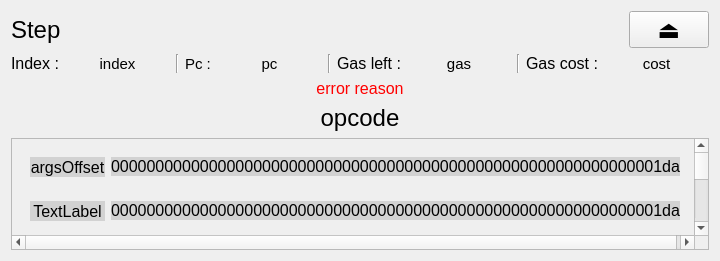
<?xml version="1.0" encoding="UTF-8"?>
<ui version="4.0">
 <class>Step</class>
 <widget class="QWidget" name="Step">
  <property name="geometry">
   <rect>
    <x>0</x>
    <y>0</y>
    <width>720</width>
    <height>261</height>
   </rect>
  </property>
  <property name="sizePolicy">
   <sizepolicy hsizetype="Minimum" vsizetype="Fixed">
    <horstretch>0</horstretch>
    <verstretch>0</verstretch>
   </sizepolicy>
  </property>
  <property name="font">
   <font>
    <pointsize>11</pointsize>
   </font>
  </property>
  <property name="windowTitle">
   <string>Form</string>
  </property>
  <layout class="QVBoxLayout" name="verticalLayout">
   <item>
    <layout class="QHBoxLayout" name="horizontalLayout_title">
     <item>
      <widget class="QLabel" name="label_title">
       <property name="font">
        <font>
         <pointsize>18</pointsize>
        </font>
       </property>
       <property name="text">
        <string>Step</string>
       </property>
      </widget>
     </item>
     <item>
      <spacer name="horizontalSpacer_title">
       <property name="orientation">
        <enum>Qt::Horizontal</enum>
       </property>
       <property name="sizeHint" stdset="0">
        <size>
         <width>40</width>
         <height>20</height>
        </size>
       </property>
      </spacer>
     </item>
     <item>
      <widget class="QPushButton" name="pushButton_dock">
       <property name="font">
        <font>
         <pointsize>18</pointsize>
        </font>
       </property>
       <property name="text">
        <string>⏏</string>
       </property>
      </widget>
     </item>
    </layout>
   </item>
   <item>
    <layout class="QHBoxLayout" name="horizontalLayout_properties">
     <item>
      <widget class="QLabel" name="label_indexTitle">
       <property name="sizePolicy">
        <sizepolicy hsizetype="Maximum" vsizetype="Preferred">
         <horstretch>0</horstretch>
         <verstretch>0</verstretch>
        </sizepolicy>
       </property>
       <property name="font">
        <font>
         <pointsize>12</pointsize>
        </font>
       </property>
       <property name="text">
        <string>Index :</string>
       </property>
      </widget>
     </item>
     <item>
      <widget class="QLabel" name="label_indexValue">
       <property name="text">
        <string>index</string>
       </property>
       <property name="alignment">
        <set>Qt::AlignCenter</set>
       </property>
      </widget>
     </item>
     <item>
      <widget class="Line" name="line_left">
       <property name="orientation">
        <enum>Qt::Vertical</enum>
       </property>
      </widget>
     </item>
     <item>
      <widget class="QLabel" name="label_pcTitle">
       <property name="sizePolicy">
        <sizepolicy hsizetype="Maximum" vsizetype="Preferred">
         <horstretch>0</horstretch>
         <verstretch>0</verstretch>
        </sizepolicy>
       </property>
       <property name="text">
        <string>Pc :</string>
       </property>
      </widget>
     </item>
     <item>
      <widget class="QLabel" name="label_pcValue">
       <property name="text">
        <string>pc</string>
       </property>
       <property name="alignment">
        <set>Qt::AlignCenter</set>
       </property>
      </widget>
     </item>
     <item>
      <widget class="Line" name="line_middle">
       <property name="orientation">
        <enum>Qt::Vertical</enum>
       </property>
      </widget>
     </item>
     <item>
      <widget class="QLabel" name="label_gasTitle">
       <property name="sizePolicy">
        <sizepolicy hsizetype="Maximum" vsizetype="Preferred">
         <horstretch>0</horstretch>
         <verstretch>0</verstretch>
        </sizepolicy>
       </property>
       <property name="font">
        <font>
         <pointsize>12</pointsize>
        </font>
       </property>
       <property name="text">
        <string>Gas left :</string>
       </property>
      </widget>
     </item>
     <item>
      <widget class="QLabel" name="label_gasValue">
       <property name="text">
        <string>gas</string>
       </property>
       <property name="alignment">
        <set>Qt::AlignCenter</set>
       </property>
      </widget>
     </item>
     <item>
      <widget class="Line" name="line_right">
       <property name="orientation">
        <enum>Qt::Vertical</enum>
       </property>
      </widget>
     </item>
     <item>
      <widget class="QLabel" name="label_gasCostTitle">
       <property name="sizePolicy">
        <sizepolicy hsizetype="Maximum" vsizetype="Preferred">
         <horstretch>0</horstretch>
         <verstretch>0</verstretch>
        </sizepolicy>
       </property>
       <property name="font">
        <font>
         <pointsize>12</pointsize>
        </font>
       </property>
       <property name="text">
        <string>Gas cost :</string>
       </property>
      </widget>
     </item>
     <item>
      <widget class="QLabel" name="label_gasCostValue">
       <property name="text">
        <string>cost</string>
       </property>
       <property name="alignment">
        <set>Qt::AlignCenter</set>
       </property>
      </widget>
     </item>
    </layout>
   </item>
   <item>
    <widget class="QLabel" name="label_error">
     <property name="font">
      <font>
       <pointsize>12</pointsize>
      </font>
     </property>
     <property name="styleSheet">
      <string notr="true">color: rgb(255, 0, 0);</string>
     </property>
     <property name="text">
      <string>error reason</string>
     </property>
     <property name="alignment">
      <set>Qt::AlignCenter</set>
     </property>
    </widget>
   </item>
   <item>
    <widget class="QLabel" name="label_opcode">
     <property name="font">
      <font>
       <pointsize>18</pointsize>
      </font>
     </property>
     <property name="text">
      <string>opcode</string>
     </property>
     <property name="alignment">
      <set>Qt::AlignCenter</set>
     </property>
    </widget>
   </item>
   <item>
    <layout class="QHBoxLayout" name="horizontalLayout_opcode">
     <item>
      <widget class="QScrollArea" name="scrollArea_params">
       <property name="widgetResizable">
        <bool>true</bool>
       </property>
       <widget class="QWidget" name="paramsArea">
        <property name="geometry">
         <rect>
          <x>0</x>
          <y>0</y>
          <width>698</width>
          <height>327</height>
         </rect>
        </property>
        <layout class="QVBoxLayout" name="verticalLayout_2">
         <item>
          <widget class="QWidget" name="widget_param1" native="true">
           <layout class="QHBoxLayout" name="param1">
            <item>
             <widget class="QLabel" name="label_param1Name">
              <property name="sizePolicy">
               <sizepolicy hsizetype="Fixed" vsizetype="Preferred">
                <horstretch>0</horstretch>
                <verstretch>0</verstretch>
               </sizepolicy>
              </property>
              <property name="minimumSize">
               <size>
                <width>75</width>
                <height>0</height>
               </size>
              </property>
              <property name="maximumSize">
               <size>
                <width>75</width>
                <height>16777215</height>
               </size>
              </property>
              <property name="font">
               <font>
                <pointsize>12</pointsize>
               </font>
              </property>
              <property name="autoFillBackground">
               <bool>false</bool>
              </property>
              <property name="styleSheet">
               <string notr="true">background-color: rgb(210, 210, 210);
color: rgb(0, 0, 0);</string>
              </property>
              <property name="text">
               <string>argsOffset</string>
              </property>
              <property name="scaledContents">
               <bool>false</bool>
              </property>
              <property name="alignment">
               <set>Qt::AlignCenter</set>
              </property>
             </widget>
            </item>
            <item>
             <spacer name="horizontalSpacer_param1">
              <property name="orientation">
               <enum>Qt::Horizontal</enum>
              </property>
              <property name="sizeType">
               <enum>QSizePolicy::Ignored</enum>
              </property>
              <property name="sizeHint" stdset="0">
               <size>
                <width>40</width>
                <height>20</height>
               </size>
              </property>
             </spacer>
            </item>
            <item>
             <widget class="QLabel" name="label_param1Value">
              <property name="sizePolicy">
               <sizepolicy hsizetype="Fixed" vsizetype="Fixed">
                <horstretch>0</horstretch>
                <verstretch>0</verstretch>
               </sizepolicy>
              </property>
              <property name="font">
               <font>
                <pointsize>12</pointsize>
               </font>
              </property>
              <property name="styleSheet">
               <string notr="true">background-color: rgb(210, 210, 210);
color: rgb(0, 0, 0);</string>
              </property>
              <property name="text">
               <string>00000000000000000000000000000000000000000000000000000000000001da</string>
              </property>
              <property name="textInteractionFlags">
               <set>Qt::LinksAccessibleByMouse|Qt::TextSelectableByMouse</set>
              </property>
             </widget>
            </item>
           </layout>
          </widget>
         </item>
         <item>
          <widget class="QWidget" name="widget_param2" native="true">
           <layout class="QHBoxLayout" name="param2">
            <item>
             <widget class="QLabel" name="label_param2Name">
              <property name="sizePolicy">
               <sizepolicy hsizetype="Fixed" vsizetype="Preferred">
                <horstretch>0</horstretch>
                <verstretch>0</verstretch>
               </sizepolicy>
              </property>
              <property name="minimumSize">
               <size>
                <width>75</width>
                <height>0</height>
               </size>
              </property>
              <property name="maximumSize">
               <size>
                <width>75</width>
                <height>16777215</height>
               </size>
              </property>
              <property name="font">
               <font>
                <pointsize>12</pointsize>
               </font>
              </property>
              <property name="styleSheet">
               <string notr="true">background-color: rgb(210, 210, 210);
color: rgb(0, 0, 0);</string>
              </property>
              <property name="text">
               <string>TextLabel</string>
              </property>
              <property name="alignment">
               <set>Qt::AlignCenter</set>
              </property>
             </widget>
            </item>
            <item>
             <spacer name="horizontalSpacer_param2">
              <property name="orientation">
               <enum>Qt::Horizontal</enum>
              </property>
              <property name="sizeType">
               <enum>QSizePolicy::Ignored</enum>
              </property>
              <property name="sizeHint" stdset="0">
               <size>
                <width>40</width>
                <height>20</height>
               </size>
              </property>
             </spacer>
            </item>
            <item>
             <widget class="QLabel" name="label_param2Value">
              <property name="sizePolicy">
               <sizepolicy hsizetype="Fixed" vsizetype="Fixed">
                <horstretch>0</horstretch>
                <verstretch>0</verstretch>
               </sizepolicy>
              </property>
              <property name="font">
               <font>
                <pointsize>12</pointsize>
               </font>
              </property>
              <property name="styleSheet">
               <string notr="true">background-color: rgb(210, 210, 210);
color: rgb(0, 0, 0);</string>
              </property>
              <property name="text">
               <string>00000000000000000000000000000000000000000000000000000000000001da</string>
              </property>
              <property name="textInteractionFlags">
               <set>Qt::LinksAccessibleByMouse|Qt::TextSelectableByMouse</set>
              </property>
             </widget>
            </item>
           </layout>
          </widget>
         </item>
         <item>
          <widget class="QWidget" name="widget_param3" native="true">
           <layout class="QHBoxLayout" name="param3">
            <item>
             <widget class="QLabel" name="label_param3Name">
              <property name="sizePolicy">
               <sizepolicy hsizetype="Fixed" vsizetype="Preferred">
                <horstretch>0</horstretch>
                <verstretch>0</verstretch>
               </sizepolicy>
              </property>
              <property name="minimumSize">
               <size>
                <width>75</width>
                <height>0</height>
               </size>
              </property>
              <property name="maximumSize">
               <size>
                <width>75</width>
                <height>16777215</height>
               </size>
              </property>
              <property name="font">
               <font>
                <pointsize>12</pointsize>
               </font>
              </property>
              <property name="styleSheet">
               <string notr="true">background-color: rgb(210, 210, 210);
color: rgb(0, 0, 0);</string>
              </property>
              <property name="text">
               <string>TextLabel</string>
              </property>
              <property name="alignment">
               <set>Qt::AlignCenter</set>
              </property>
             </widget>
            </item>
            <item>
             <spacer name="horizontalSpacer_param3">
              <property name="orientation">
               <enum>Qt::Horizontal</enum>
              </property>
              <property name="sizeType">
               <enum>QSizePolicy::Ignored</enum>
              </property>
              <property name="sizeHint" stdset="0">
               <size>
                <width>40</width>
                <height>20</height>
               </size>
              </property>
             </spacer>
            </item>
            <item>
             <widget class="QLabel" name="label_param3Value">
              <property name="sizePolicy">
               <sizepolicy hsizetype="Fixed" vsizetype="Fixed">
                <horstretch>0</horstretch>
                <verstretch>0</verstretch>
               </sizepolicy>
              </property>
              <property name="font">
               <font>
                <pointsize>12</pointsize>
               </font>
              </property>
              <property name="styleSheet">
               <string notr="true">background-color: rgb(210, 210, 210);
color: rgb(0, 0, 0);</string>
              </property>
              <property name="text">
               <string>00000000000000000000000000000000000000000000000000000000000001da</string>
              </property>
              <property name="textInteractionFlags">
               <set>Qt::LinksAccessibleByMouse|Qt::TextSelectableByMouse</set>
              </property>
             </widget>
            </item>
           </layout>
          </widget>
         </item>
         <item>
          <widget class="QWidget" name="widget_param4" native="true">
           <layout class="QHBoxLayout" name="param4">
            <item>
             <widget class="QLabel" name="label_param4Name">
              <property name="sizePolicy">
               <sizepolicy hsizetype="Fixed" vsizetype="Preferred">
                <horstretch>0</horstretch>
                <verstretch>0</verstretch>
               </sizepolicy>
              </property>
              <property name="minimumSize">
               <size>
                <width>75</width>
                <height>0</height>
               </size>
              </property>
              <property name="maximumSize">
               <size>
                <width>75</width>
                <height>16777215</height>
               </size>
              </property>
              <property name="font">
               <font>
                <pointsize>12</pointsize>
               </font>
              </property>
              <property name="styleSheet">
               <string notr="true">background-color: rgb(210, 210, 210);
color: rgb(0, 0, 0);</string>
              </property>
              <property name="text">
               <string>TextLabel</string>
              </property>
              <property name="alignment">
               <set>Qt::AlignCenter</set>
              </property>
             </widget>
            </item>
            <item>
             <spacer name="horizontalSpacer_param4">
              <property name="orientation">
               <enum>Qt::Horizontal</enum>
              </property>
              <property name="sizeType">
               <enum>QSizePolicy::Ignored</enum>
              </property>
              <property name="sizeHint" stdset="0">
               <size>
                <width>40</width>
                <height>20</height>
               </size>
              </property>
             </spacer>
            </item>
            <item>
             <widget class="QLabel" name="label_param4Value">
              <property name="sizePolicy">
               <sizepolicy hsizetype="Fixed" vsizetype="Fixed">
                <horstretch>0</horstretch>
                <verstretch>0</verstretch>
               </sizepolicy>
              </property>
              <property name="font">
               <font>
                <pointsize>12</pointsize>
               </font>
              </property>
              <property name="styleSheet">
               <string notr="true">background-color: rgb(210, 210, 210);
color: rgb(0, 0, 0);</string>
              </property>
              <property name="text">
               <string>00000000000000000000000000000000000000000000000000000000000001da</string>
              </property>
              <property name="textInteractionFlags">
               <set>Qt::LinksAccessibleByMouse|Qt::TextSelectableByMouse</set>
              </property>
             </widget>
            </item>
           </layout>
          </widget>
         </item>
         <item>
          <widget class="QWidget" name="widget_param5" native="true">
           <layout class="QHBoxLayout" name="param5">
            <item>
             <widget class="QLabel" name="label_param5Name">
              <property name="sizePolicy">
               <sizepolicy hsizetype="Fixed" vsizetype="Preferred">
                <horstretch>0</horstretch>
                <verstretch>0</verstretch>
               </sizepolicy>
              </property>
              <property name="minimumSize">
               <size>
                <width>75</width>
                <height>0</height>
               </size>
              </property>
              <property name="maximumSize">
               <size>
                <width>75</width>
                <height>16777215</height>
               </size>
              </property>
              <property name="font">
               <font>
                <pointsize>12</pointsize>
               </font>
              </property>
              <property name="styleSheet">
               <string notr="true">background-color: rgb(210, 210, 210);
color: rgb(0, 0, 0);</string>
              </property>
              <property name="text">
               <string>TextLabel</string>
              </property>
              <property name="alignment">
               <set>Qt::AlignCenter</set>
              </property>
             </widget>
            </item>
            <item>
             <spacer name="horizontalSpacer_param5">
              <property name="orientation">
               <enum>Qt::Horizontal</enum>
              </property>
              <property name="sizeType">
               <enum>QSizePolicy::Ignored</enum>
              </property>
              <property name="sizeHint" stdset="0">
               <size>
                <width>40</width>
                <height>20</height>
               </size>
              </property>
             </spacer>
            </item>
            <item>
             <widget class="QLabel" name="label_param5Value">
              <property name="sizePolicy">
               <sizepolicy hsizetype="Fixed" vsizetype="Fixed">
                <horstretch>0</horstretch>
                <verstretch>0</verstretch>
               </sizepolicy>
              </property>
              <property name="font">
               <font>
                <pointsize>12</pointsize>
               </font>
              </property>
              <property name="styleSheet">
               <string notr="true">background-color: rgb(210, 210, 210);
color: rgb(0, 0, 0);</string>
              </property>
              <property name="text">
               <string>00000000000000000000000000000000000000000000000000000000000001da</string>
              </property>
              <property name="textInteractionFlags">
               <set>Qt::LinksAccessibleByMouse|Qt::TextSelectableByMouse</set>
              </property>
             </widget>
            </item>
           </layout>
          </widget>
         </item>
         <item>
          <widget class="QWidget" name="widget_param6" native="true">
           <layout class="QHBoxLayout" name="param6">
            <item>
             <widget class="QLabel" name="label_param6Name">
              <property name="sizePolicy">
               <sizepolicy hsizetype="Fixed" vsizetype="Preferred">
                <horstretch>0</horstretch>
                <verstretch>0</verstretch>
               </sizepolicy>
              </property>
              <property name="minimumSize">
               <size>
                <width>75</width>
                <height>0</height>
               </size>
              </property>
              <property name="maximumSize">
               <size>
                <width>75</width>
                <height>16777215</height>
               </size>
              </property>
              <property name="font">
               <font>
                <pointsize>12</pointsize>
               </font>
              </property>
              <property name="styleSheet">
               <string notr="true">background-color: rgb(210, 210, 210);
color: rgb(0, 0, 0);</string>
              </property>
              <property name="text">
               <string>TextLabel</string>
              </property>
              <property name="alignment">
               <set>Qt::AlignCenter</set>
              </property>
             </widget>
            </item>
            <item>
             <spacer name="horizontalSpacer_param6">
              <property name="orientation">
               <enum>Qt::Horizontal</enum>
              </property>
              <property name="sizeType">
               <enum>QSizePolicy::Ignored</enum>
              </property>
              <property name="sizeHint" stdset="0">
               <size>
                <width>40</width>
                <height>20</height>
               </size>
              </property>
             </spacer>
            </item>
            <item>
             <widget class="QLabel" name="label_param6Value">
              <property name="sizePolicy">
               <sizepolicy hsizetype="Fixed" vsizetype="Fixed">
                <horstretch>0</horstretch>
                <verstretch>0</verstretch>
               </sizepolicy>
              </property>
              <property name="font">
               <font>
                <pointsize>12</pointsize>
               </font>
              </property>
              <property name="styleSheet">
               <string notr="true">background-color: rgb(210, 210, 210);
color: rgb(0, 0, 0);</string>
              </property>
              <property name="text">
               <string>00000000000000000000000000000000000000000000000000000000000001da</string>
              </property>
              <property name="textInteractionFlags">
               <set>Qt::LinksAccessibleByMouse|Qt::TextSelectableByMouse</set>
              </property>
             </widget>
            </item>
           </layout>
          </widget>
         </item>
         <item>
          <widget class="QWidget" name="widget_param7" native="true">
           <layout class="QHBoxLayout" name="param7">
            <item>
             <widget class="QLabel" name="label_param7Name">
              <property name="sizePolicy">
               <sizepolicy hsizetype="Fixed" vsizetype="Preferred">
                <horstretch>0</horstretch>
                <verstretch>0</verstretch>
               </sizepolicy>
              </property>
              <property name="minimumSize">
               <size>
                <width>75</width>
                <height>0</height>
               </size>
              </property>
              <property name="maximumSize">
               <size>
                <width>75</width>
                <height>16777215</height>
               </size>
              </property>
              <property name="font">
               <font>
                <pointsize>12</pointsize>
               </font>
              </property>
              <property name="styleSheet">
               <string notr="true">background-color: rgb(210, 210, 210);
color: rgb(0, 0, 0);</string>
              </property>
              <property name="text">
               <string>TextLabel</string>
              </property>
              <property name="alignment">
               <set>Qt::AlignCenter</set>
              </property>
             </widget>
            </item>
            <item>
             <spacer name="horizontalSpacer_param7">
              <property name="orientation">
               <enum>Qt::Horizontal</enum>
              </property>
              <property name="sizeType">
               <enum>QSizePolicy::Ignored</enum>
              </property>
              <property name="sizeHint" stdset="0">
               <size>
                <width>40</width>
                <height>20</height>
               </size>
              </property>
             </spacer>
            </item>
            <item>
             <widget class="QLabel" name="label_param7Value">
              <property name="sizePolicy">
               <sizepolicy hsizetype="Fixed" vsizetype="Fixed">
                <horstretch>0</horstretch>
                <verstretch>0</verstretch>
               </sizepolicy>
              </property>
              <property name="font">
               <font>
                <pointsize>12</pointsize>
               </font>
              </property>
              <property name="styleSheet">
               <string notr="true">background-color: rgb(210, 210, 210);
color: rgb(0, 0, 0);</string>
              </property>
              <property name="text">
               <string>00000000000000000000000000000000000000000000000000000000000001da</string>
              </property>
              <property name="textInteractionFlags">
               <set>Qt::LinksAccessibleByMouse|Qt::TextSelectableByMouse</set>
              </property>
             </widget>
            </item>
           </layout>
          </widget>
         </item>
        </layout>
       </widget>
      </widget>
     </item>
    </layout>
   </item>
  </layout>
 </widget>
 <resources/>
 <connections/>
</ui>
